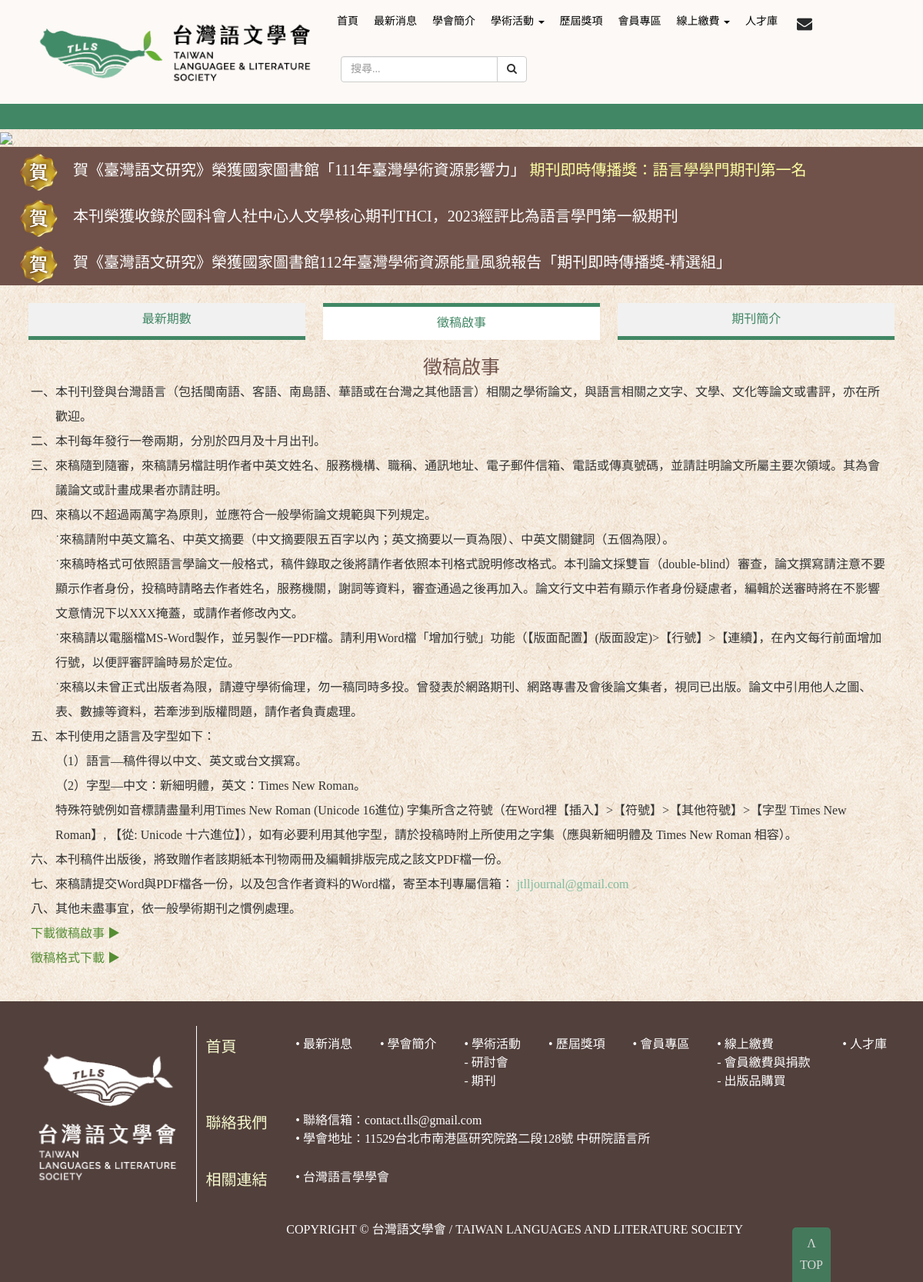
/Journal.php?tab=Inspiration, run on the app's committed database.
### tables this page shows
CREATE TABLE `relatedlinks` (
  `_ID` int(11) NOT NULL AUTO_INCREMENT,
  `Function` text NOT NULL,
  `Item` text NOT NULL,
  `MeetingURL` text NOT NULL,
  `Link` text NOT NULL,
  `Date` text NOT NULL,
  `Place` text NOT NULL,
  `Title` text NOT NULL,
  `TitleEng` text NOT NULL,
  `Photo` text NOT NULL,
  `IsUsed` tinyint(1) NOT NULL,
  `OrderIndex` int(11) NOT NULL,
  `Notice` text NOT NULL,
  PRIMARY KEY (`_ID`)
);

### marquee.php (the view, shortened to what this page needs)
<div class="marquee">
</div>

### Journal.php (shortened to what this page needs)
<!DOCTYPE HTML>
<html>
<head>
	<?php
	$tab = isset($_GET['tab']) ? $_GET['tab'] : 'LatestIssue';
	?>
	<link href="css/bootstrap.css" rel="stylesheet" type="text/css" media="all" />
	<link href="css/style.css" rel="stylesheet" type="text/css" media="all" />
</head>
<?php include_once "Conn_SQL.php"; ?>
<body class="AllBODY">
	<?php include_once('Top.php');?>
	<?php include_once('banner.php');?>
	<?php include_once('marquee.php');?>
		<img style="width:100%" src="images/Journal-Banner.jpg"/>
	<div style="background-color:#70524A">
		<div class="container" style="color:white;line-height:3em;font-size:20px;">
			<?php
				$JournalAwordsql = "SELECT * FROM `relatedlinks` WHERE `Notice`='期刊獲獎資訊'  ORDER BY OrderIndex LIMIT 3";
				$JournalAwordresult = $conn_1->query($JournalAwordsql);
				if ($JournalAwordresult->num_rows > 0) {
					while ($row = mysqli_fetch_array($JournalAwordresult)) {
						$Aword = $row['Title'];
						$Aword = preg_replace('/"/', ' <text style=\'color:#FDFFA3\'>', $Aword, 1);
						$Aword = preg_replace('/"/', '</text>', $Aword, 1);
						echo "<img src='images/icon-賀.png'/>　".$Aword."<br>";
					}
				}
			?>
		</div>
	</div>
	<br>
	<div class="container tabs" style="color:#418765">
		<div class="tab <?php echo $tab === 'LatestIssue' ? 'active' : ''; ?>" onclick="location.href='?tab=LatestIssue'">最新期數</div>
		<div class="tab <?php echo $tab === 'Inspiration' ? 'active' : ''; ?>" onclick="location.href='?tab=Inspiration'">徵稿啟事</div>
		<div class="tab <?php echo $tab === 'JournalIntroduction' ? 'active' : ''; ?>" onclick="location.href='?tab=JournalIntroduction'">期刊簡介</div>
	</div>
	<div class="container ">
		<div class="video-bottom-grids1" style="margin-top:20px;">
			<div class="col-md-12 ">
				<?php
				if($tab === 'Inspiration'){
				?>
					<div style="line-height:2em;">
						<table style="vertical-align:top;">
							<tr style="vertical-align:top;">
								<td colspan="2" style="font-size:25px;text-align:center;width:100%;color:#70524A;">徵稿啟事</td>
							</tr>
							<tr style="vertical-align:top;">
								<td>一、</td>
								<td>本刊刊登與台灣語言（包括閩南語、客語、南島語、華語或在台灣之其他語言）相關之學術論文，與語言相關之文字、文學、文化等論文或書評，亦在所歡迎。</td>
							</tr>
							<tr style="vertical-align:top;">
								<td>二、</td>
								<td>本刊每年發行一卷兩期，分別於四月及十月出刊。</td>
							</tr>
							<tr style="vertical-align:top;">
								<td>三、</td>
								<td>來稿隨到隨審，來稿請另檔註明作者中英文姓名、服務機構、職稱、通訊地址、電子郵件信箱、電話或傳真號碼，並請註明論文所屬主要次領域。其為會議論文或計畫成果者亦請註明。</td>
							</tr>
							<tr style="vertical-align:top;">
								<td>四、</td>
								<td>
							        來稿以不超過兩萬字為原則，並應符合一般學術論文規範與下列規定。<br>
							        ˙來稿請附中英文篇名、中英文摘要（中文摘要限五百字以內；英文摘要以一頁為限）、中英文關鍵詞（五個為限）。<br>
							        ˙來稿時格式可依照語言學論文一般格式，稿件錄取之後將請作者依照本刊格式說明修改格式。本刊論文採雙盲（double-blind）審查，論文撰寫請注意不要顯示作者身份，投稿時請略去作者姓名，服務機關，謝詞等資料，審查通過之後再加入。論文行文中若有顯示作者身份疑慮者，編輯於送審時將在不影響文意情況下以XXX掩蓋，或請作者修改內文。<br>
							        ˙來稿請以電腦檔MS-Word製作，並另製作一PDF檔。請利用Word檔「增加行號」功能（【版面配置】(版面設定)>【行號】>【連續】，在內文每行前面增加行號，以便評審評論時易於定位。<br>
							        ˙來稿以未曾正式出版者為限，請遵守學術倫理，勿一稿同時多投。曾發表於網路期刊、網路專書及會後論文集者，視同已出版。論文中引用他人之圖、表、數據等資料，若牽涉到版權問題，請作者負責處理。
								</td>
							</tr>
							<tr style="vertical-align:top;">
								<td>五、</td>
								<td>
									本刊使用之語言及字型如下：<br>
									（1）語言—稿件得以中文、英文或台文撰寫。<br>
									（2）字型—中文：新細明體，英文：Times New Roman。<br>
									特殊符號例如音標請盡量利用Times New Roman (Unicode 16進位) 字集所含之符號（在Word裡【插入】>【符號】>【其他符號】>【字型 Times New Roman】, 【從: Unicode 十六進位】），如有必要利用其他字型，請於投稿時附上所使用之字集（應與新細明體及 Times New Roman 相容）。
								</td>
							</tr>
							<tr style="vertical-align:top;">
								<td>六、</td>
								<td>本刊稿件出版後，將致贈作者該期紙本刊物兩冊及編輯排版完成之該文PDF檔一份。</td>
							</tr>
							<tr style="vertical-align:top;">
								<td>七、</td>
								<td>
									來稿請提交Word與PDF檔各一份，以及包含作者資料的Word檔，寄至本刊專屬信箱：
									<a href="mailto:jtlljournal@gmail.com" target="_blank" style="color:#81BB9F">jtlljournal@gmail.com</a>
								</td>
							</tr>
							<tr style="vertical-align:top;">
								<td>八、</td>
								<td>其他未盡事宜，依一般學術期刊之慣例處理。</td>
							</tr>
						</table>
						<a href="Documents/callForPaper_notice20170801.pdf"  target="_blank" style="color:#558D33;">下載徵稿啟事 ▶</a><br>
						<a href="Documents/callForPaper_format_20230414.pdf" target="_blank" style="color:#558D33;">徵稿格式下載 ▶</a>
					</div>
				<?php
				}
				?>
			</div>
			<div class="clearfix"> </div>
		</div>
		</div>
	<?php include_once('footer.php'); ?>
</body>
</html>

### css/style.css (style rules this page uses)
html, body { font-size: 100%; background: #fff; font-family: CustomFont,"標楷體"; }
h1,h2,h3,h4,h5,h6,a { font-family: CustomFont,"標楷體"; font-weight:100; margin:0; }

### css/twlls.css (style rules this page uses)
.marquee { background-color: #418765; font-size: 1em; padding: 8px 0; overflow: hidden; width: 100%; margin: 0 auto; }
.AllBODY { background-image: url('../images/bg.jpg'); background-size: auto; background-position: center; background-repeat: repeat; }
.tabs { display: flex; justify-content: space-between; }
.tab { flex: 1; text-align: center; padding: 10px; cursor: pointer; background-color: #f1f1f1; border-bottom: 5px solid #418765; margin: 0 1%; position: relative; transition: background-color 0.3s; }
.tab.active { background-color: #fff; border-top: 5px solid #418765; border-bottom: 0px solid #418765; }

### data on the page
relatedlinks: Title "賀《臺灣語文研究》榮獲國家圖書館「111年臺灣學術資源影響力」 期刊即時傳播獎：語言學學門期刊第一名"
relatedlinks: Title "本刊榮獲收錄於國科會人社中心人文學核心期刊THCI，2023經評比為語言學門第一級期刊"
relatedlinks: Title "賀《臺灣語文研究》榮獲國家圖書館112年臺灣學術資源能量風貌報告「期刊即時傳播獎-精選組」"
